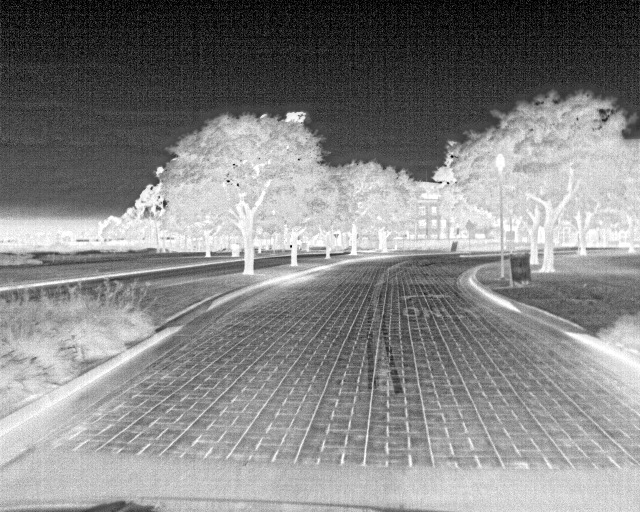
#> input picture Sesiones/Sesion9/images/Img1.jpg, 640 x 512 px
$ jupyter execute Sesion9-1.ipynb   (shell and % lines are left out)
#> lines starting #> are read from the running program, lines starting #| are printed output that depends on the picture
[](https://github.com/semilleroCV/Hands-on-Computer-Vision/tree/main/Sesiones/Sesion9)

[cell 1]
#@title **load required libraries**
import cv2
import numpy as np
import matplotlib.pyplot as plt

[cell 2]
#@title clone our repo to get data 'locally'
%cd Hands-on-Computer-Vision
%cd Sesiones/Sesion9/

# <font color="EB9A54"><center> **Hands-On Sesión 9: Black Bodies 📚🌡️** </center></font>

## <font color='#4C5FDA'> **Contenido**</font>

[**1. Ley de Stefan-Boltzmann**](#tema1)

[**2. Ley de Planck**](#tema2)

[**3. Ley de Desplazamiento de Wein**](#tema3)

[**4. Ley de Kirchoff para la emisividad**](#tema4)

[**5. Introducción a las imágenes térmicas**](#tema5)

# <font color="4C5FDA"> **Ley de Stefan-Boltzmann** </font><a name="tema1"></a>

Cuando hablamos de radiación no podemos omitir la ley de Stefan-Boltzmann, la cual nos describe la cantidad total de radiancia espectral por unidad de superficie de un **cuerpo negro** por unidad de tiempo.

La ley de Stefan-Boltzmann se expresa como:
$$
I = \sigma T^4
$$

Donde $I$ representa la radiancia espectral, $\sigma$ es la constante de Stefan-Boltzmann y por ultimo $T$ que representa la temperatura absoluta medida en grados Kelvin.

[cell 3]
from scipy.constants import sigma as stefan_boltzmann  # Constante de Stefan-Boltzmann
print(f"Constante de Stefan-Boltzmann (σ): {stefan_boltzmann} W/(m²·K⁴)")

[cell 4]
# Calcula la cantidad total de radiancia espectral por unidad de superficie de un cuerpo negro por unidad de tiempo.

ley_stefan_boltmann = lambda T: stefan_boltzmann * T**4 # unidades: (W/m^2)

[cell 5]
temperatura = np.linspace(0, 1500, 500) # unidades: kelvin

# print(temperatura)

intensidad_espectral = ley_stefan_boltmann(temperatura)

# Graficar
plt.figure(figsize=(10, 6))
plt.plot(temperatura, intensidad_espectral, label='Radiancia espectral vs temperatura')

plt.title('Radiancia espectral vs temperatura')
plt.xlabel('Temperatura (K)')
plt.ylabel('Radiancia espectral (W/m²)')
plt.grid(True)
plt.legend()
plt.show()
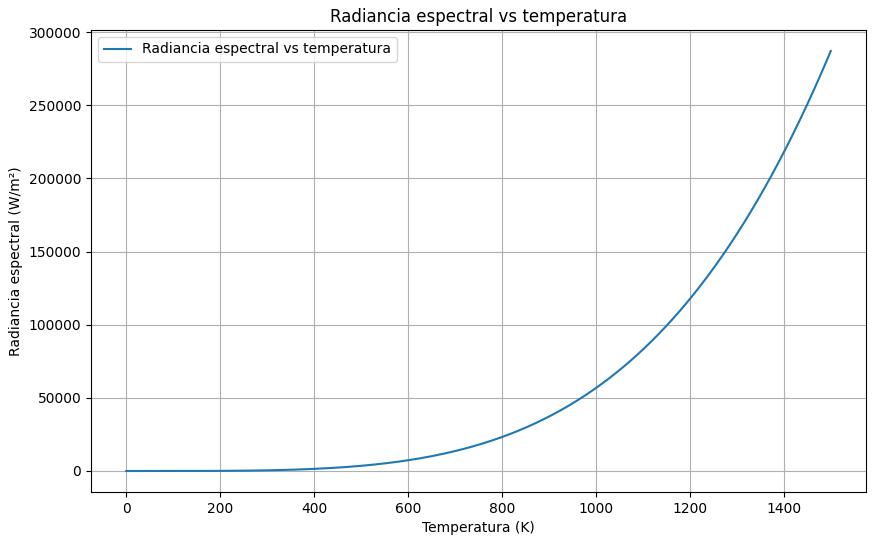
#> figure drawn by matplotlib, 1 panel; curve peaks at x = 1500, y = 287062.7

## <font color="#016008"> **Pasos para obtener la constante de Stefan-Boltzmann** </font>

1. **Integrar la función de Planck**: A la hora de integrar la función debemos hacerlo respecto a la longitud de onda y a lo largo de todo el espectro electromagnetico (De cero a infinito).

$$ I = \int_0^\infty \frac{2h{c}^2}{{\lambda}^5(e^{\frac{hc}{\lambda {k_B} T}}-1)} d\lambda $$

Donde:

- $h$ es la constante de Planck.
- $λ$ es la longitud de onda.
- $c$ es la velocidad de la luz en el vacío.
- $k_B$ es la constante de Boltzmann (es diferente a la constante de Stefan-Boltzmann).
- T es la temperatura del cuerpo negro.

2. **Utilizar la sustitución $ u = \frac{{hc}}{{\lambda k_BT}} $.** La integral que obtenemos a partir de esta sustitución es la siguiente:
$$ I = \frac{2 (k_B T)^4}{h^3c^2} \int_0^\infty \frac{u^3}{e^u -1} du $$

3. **Usar el hecho de que $\int_0^\infty \frac{u^3}{e^u -1} du = \frac{\pi^4}{15}$** (ya alguien lo hizo antes). Si utilizamos el hecho anterior obtendriamos que la potencia irradiada por unidad de area seria la siguiente:
$$ I = \frac{2 (k_B)^4}{h^3c^2} \cdot T^4 \cdot \frac{\pi^4}{15} = \frac{2 (k_B \pi)^4}{15h^3c^2} \cdot T^4 = \sigma T^4$$
Probando así la Ley de Stephan-Boltzmann.

# <font color="4C5FDA"> **Ley de Planck** </font><a name="tema2"></a>
La Ley de Planck describe cómo la cantidad de radiación electromagnética emitida por un cuerpo negro varía con la longitud de onda a una temperatura dada. Se expresa como:

$$ B(\lambda, T) = \frac{2hc^2}{\lambda^5} \cdot \frac{1}{e^{\frac{hc}{\lambda k_B T}} - 1} $$

Donde:

- B(λ,T) es la radiancia espectral a una longitud de onda λ y temperatura T.
- $h$ es la constante de Planck.
- $λ$ es la longitud de onda de la radiación.
- $c$ es la velocidad de la luz en el vacío.
- $k_B$ es la constante de Boltzmann (es diferente a la constante de Stefan-Boltzmann).
- T es la temperatura del cuerpo negro.

[cell 6]
from scipy.constants import h, c, k

# h: Constante de Planck
# c: Velocidad de la luz en el vacío
# k: Constante de Boltzmann

print(f"Constante de Planck (h): {h} J·s")
print(f"Velocidad de la luz (c): {c} m/s")
print(f"Constante de Boltzmann (k): {k} J/K")

[cell 7]
def ley_planck(longitudOnda, temperatura:float):
    """
    Calcula la densidad espectral de energía de la radiación de cuerpo negro
    según la Ley de Planck.

    :param longitudOnda: Longitud de onda en metros.
    :param temperatura: Temperatura absoluta en Kelvin.
    :return: Densidad espectral de energía (W/m² m).
    """

    exponent = (h * c) / (longitudOnda * k * temperatura)

    return (2 * h * c**2) / (longitudOnda**5) * (1 / (np.exp(exponent) - 1))

[cell 8]
# Crear un array de longitudes de onda desde 100 nm hasta 2000 nm
longitudOnda = np.linspace(100e-9, 2000e-9, 200)  # en metros

# Temperatura constante (por ejemplo, similar a la del sol)
temperatura = 5800  # en Kelvin

# Calcular la intensidad para cada longitud de onda
intensidad = ley_planck(longitudOnda, temperatura)

# Graficar la Ley de Planck para una temperatura constante
plt.figure(figsize=(10, 6))
# Se multiplica por 1e9 para convertir la longitud de onda a nm
plt.plot(longitudOnda * 1e9, intensidad, label=f'T={temperatura} K')
plt.title('Ley de Planck para diferentes longitudes de onda a temperatura constante')
plt.xlabel('Longitud de onda (nm)')
plt.ylabel('Radiancia espectral [W/(m²·nm)]')
plt.legend()
plt.grid(True)
plt.show()
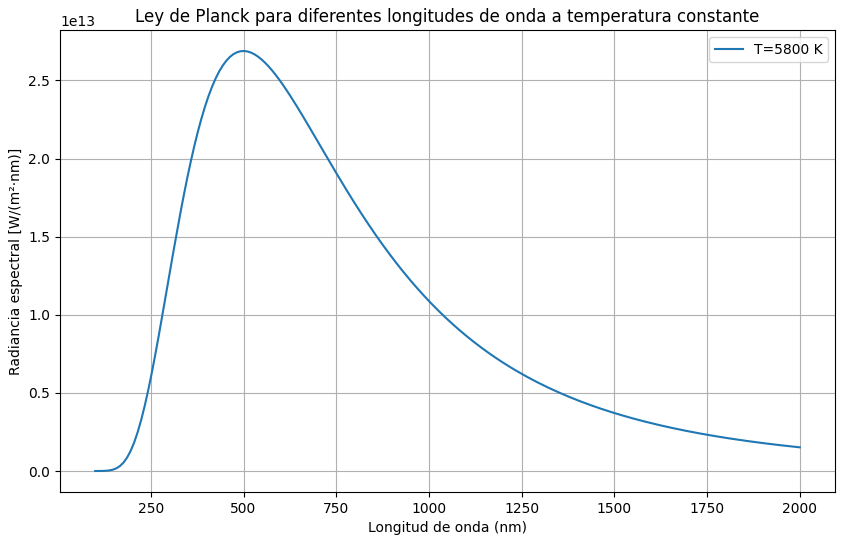
#> figure drawn by matplotlib, 1 panel; curve peaks at x = 501, y = 2.69e+13

## <font color='#ECA702'>**<font color="#FF0000">R</font><font color="#FF7F00">e</font><font color="#FFFF00">t</font><font color="#00FF00">o</font> #<font color="#0000FF">1</font>** 💪</font>

Cambia las longitudes de onda y temperaturas como gustes. ¿Qué pasa con las intensidades en el espectro visible a bajas temperaturas?

**Nota**: Asuma que el espectro visible va desde 350nm hasta 750nm.

[cell 9]
# Crear un array de longitudes de onda
longitudOnda = np.linspace(350e-9, 750e-9, 200) # en metros

# Crear un array de temperaturas
temperatura = np.linspace(500, 3000, 10) # en Kelvin

plt.figure(figsize=(10, 6))
plt.title('Ley de Planck para diferentes longitudes de onda en varias temperaturas constantes')
plt.xlabel('Longitud de onda (nm)')
plt.ylabel('Radiancia espectral [W/(m²·nm)]')
plt.grid(True)

for t in temperatura:
  # Calcular la intensidad para cada longitud de onda
  intensidad = ley_planck(longitudOnda,t)
  plt.plot(longitudOnda * 1e9, intensidad, label= f'T={t:.2f} K')

plt.legend()
plt.show()
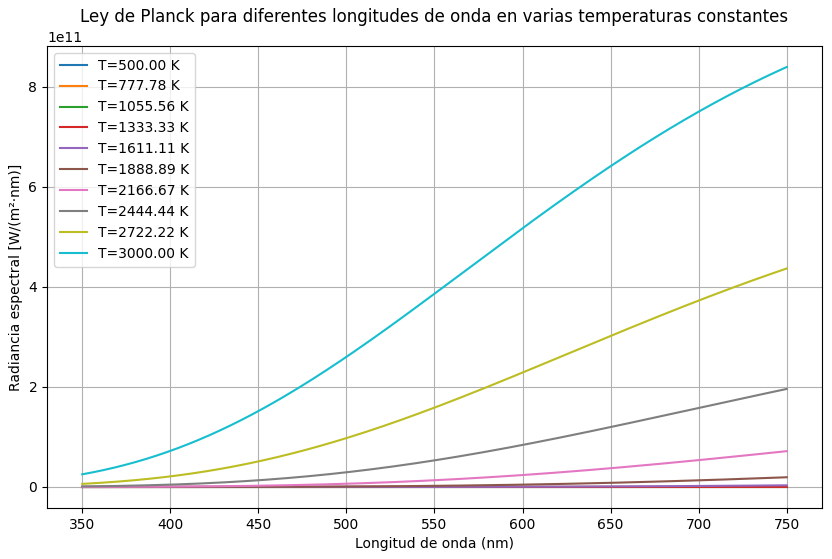
#> figure drawn by matplotlib, 1 panel; curve peaks at x = 750, y = 0.0109; curve peaks at x = 750, y = 9746.7; curve peaks at x = 750, y = 6423073.7

# <font color="4C5FDA"> **Ley de Desplazamiento de Wein** </font><a name="tema3"></a>

La ley de Wein describe la relación entre la temperatura de un cuerpo negro y la longitud de onda donde este emite su máxima radiación.

La ley de Wein se describe de la siguiente manera:
$$ \lambda_{max} = \frac{b}{T} $$
Donde $\lambda_{max}$ es la longitud de onda donde el cuerpo negro emite su máxima radiación, $b$ es la constante de Wein y $T$ es la temperatura absoluta en grados Kelvin.

[cell 10]
from scipy.constants import Wien as b
print(f"Constante de Wien: {b} m·K")

[cell 11]
ley_wein = lambda T: b / T # Calcula la longitud de onda donde se presenta la máxima intensidad espectral

## <font color='#ECA702'>**<font color="#FF0000">R</font><font color="#FF7F00">e</font><font color="#FFFF00">t</font><font color="#00FF00">o</font> #<font color="#0000FF">2</font>** 💪</font>

Cambie las longitudes de onda y las temperaturas a placer. Esta vez, con la intensión de probar la ley de Wien.

**Nota**: Para hacer esto debemos guardar la intensidad maxima en un vector, y luego usando la función inmediatamente anterior para generar los valores de lambda donde se encuentran.

[cell 12]
# Crear un array de longitudes de onda
longitudOnda = np.linspace(350e-9, 1500e-9, 200) # en metros

# Crear un array de temperaturas
temperatura = np.linspace(2000, 4000, 15)  # en Kelvin

# Vector que guardará los maximos de intensidad
max_intensidad = []

plt.figure(figsize=(10, 6))
plt.title('Ley de Planck para diferentes longitudes de onda en varias temperaturas constantes')
plt.xlabel('Longitud de onda (nm)')
plt.ylabel('Irradiancia [W/(m²·nm)]')
plt.grid(True)

for t in temperatura:
  # Calcular la intensidad para cada longitud de onda
  intensidad = ley_planck(longitudOnda, t)
  max_intensidad.append(intensidad.max()) #Guardar los máximos de intensidad
  plt.plot(longitudOnda*1e9, intensidad, label= f'T={t:.2f} K')

lambda_max = ley_wein(temperatura)
plt.plot(lambda_max*1e9, max_intensidad, label= f'Ley de Wein', marker='o')
plt.legend()
plt.show()
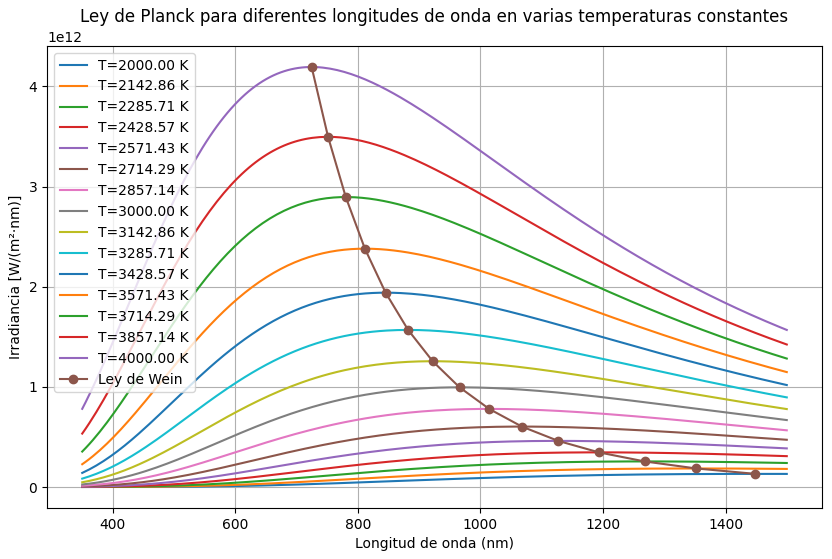
#> figure drawn by matplotlib, 1 panel; curve peaks at x = 1448, y = 1.31e+11; curve peaks at x = 1349.7, y = 1.85e+11; curve peaks at x = 1268.8, y = 2.56e+11

## <font color="#016008"> **Pasos para derivar la Ley de Wien** </font>

1. **Maximizar la función de Planck**:
   Para encontrar el pico de la función de Planck $ B(\lambda, T) = \frac{2hc^2}{\lambda^5} \cdot \frac{1}{e^{\frac{hc}{\lambda k_B T}} - 1} $, derivamos $ B(\lambda, T) $ con respecto a $ \lambda $ y luego igualamos a cero para encontrar los puntos críticos.

2. **Derivada de la función de Planck**:
   La derivada de la función de Planck con respecto a $ \lambda $ es complicada, pero al realizar la derivación y simplificación obtenemos:

   $$ \frac{dB(\lambda, T)}{d\lambda} = \frac{2hc^2}{\lambda^6} \left( \frac{ \frac{hc}{\lambda k_B T}e^{\frac{hc}{\lambda k_B T}}-5(e^{\frac{hc}{\lambda k_B T}}-1)}{(e^{\frac{hc}{\lambda k_B T}}-1)^2}\right)  $$

3. **Igualar la derivada a cero para encontrar el máximo**:
   Al igual la derivada a cero obtenemos la siguiente expresión:

   $$ \frac{hc}{\lambda k_BT} \cdot \frac{e^{\frac{hc}{\lambda k_BT}}}{e^{\frac{hc}{\lambda k_BT}}-1} - 5 = 0 $$

4. **Realizamos un cambio de variable y resolvemos numericamente la ecuación**:
   A modo de poder resolver la ecuación de manera numerica realizamos un cambio de varaible $ u = \frac{hc}{\lambda k_B T}$ obteniendo así la siguiente expresión:

   $$ u \cdot \frac{e^u}{e^u-1} - 5 = 0 $$

   Alguien ya lo hizo antes y le dió u = 4.9651

5. **Nos devolvemos**:
   Una vez obtenido el valor de $u$ despejamos $\lambda$ que en este caso serían $\lambda_{max} $ y con eso obtendriamos la siguiente expresión.
   $$\lambda_{max}  = \frac{hc}{k_BTu} = \frac{2897.8}{T} \mu m K$$

  Probando así la Ley de Wein.

# <font color="4C5FDA"> **Ley de Kirchoff para la emisividad** </font><a name="tema4"></a>

La Ley de Kirchoff establece que la **emisividad** de un material a cierta temperatura y en cierta **longitud de onda $\lambda$** será igual a la **absorptividad** de este cuando se encuentre en equilibrio térmico.
$$ \epsilon(\lambda, T) = \alpha(\lambda, T)$$
La **emisividad $\epsilon$** es la radiación emitida por una superficie comparada con la radiación emitida por un cuerpo negro. La **absorptividad $\alpha$** es la radiación absorbida por una superficie comparada con la radiación absorbida por un cuerpo negro. Cabe aclarar que los cuerpos de la vida real no solo **absorben** y **emiten** radiación; algunos también la **transmiten**, como es el caso de materiales transparentes.

<p align="center">


</p>

En cambio, los vidrios **transmiten** muy poca radiación en el infrarrojo porque la **absorben**, **emitiendo** así muy poca radiación (por eso las gafas se ven 'oscuras').

# <font color="4C5FDA"> **Introducción a las imágenes térmicas** </font><a name="tema5"></a>

- Todos los objetos emiten radiación termica.
- Una cámara infrarroja detecta y captura la energía infrarroja de los objetos. La cámara convierte la energía infrarroja en una imagen visible y detecta el calor de la superficie que observa.

## **¿Qué es una imagen infrarroja o termica?**
Una imagen infrarroja es una imagen que se formó captando luz que poseía una longitud de onda entre [760 nm - 1.000.000 nm].

<div align=center></div>

## **¿Qué es NIR, SWIR, MWIR, LWIR, y FIR?**
- **NIR (Near Infrared)** Luz que posee una longitud de onda entre 780 nm - 1000 nm.

- **SWIR (Short Wave Infrared)** Luz que posee una longitud de onda entre 1000 nm - 3000 nm.

- **MWIR (Mid Wave Infrared)** Luz que posee una longitud de onda entre 3000 nm - 8000 nm.

- **LWIR (Long Wave Infrared)** Luz que posee una longitud de onda entre 8000 nm - 14000 nm.

- **FIR (Far Infrared)** Luz que posee una longitud de onda entre 14000 nm - 1.000.000 nm.

## <font color='#ECA702'>**<font color="#FF0000">R</font><font color="#FF7F00">e</font><font color="#FFFF00">t</font><font color="#00FF00">o</font> #<font color="#0000FF">3</font>** 💪</font>

Carga la imagen infrarroja que quieras o usa una de las disponibles y saca tus conclusiones.

[cell 13]
gray_image = cv2.imread("images/Img1.jpg", cv2.IMREAD_GRAYSCALE)
#> gray_image is the input picture: shape (512, 640); min 0, max 255, mean 133.6

[cell 14]
plt.imshow(gray_image, cmap='gray')
plt.show()

Las imágenes térmicas son medidas fuera del espectro visible por lo tanto, si queremos representarlas tenemos que 'colorearlas'.

[cell 15]
plt.figure(figsize=(15, 5))

plt.subplot(141)
plt.imshow(gray_image, cmap='gray')
plt.title('Grayscale')
plt.axis('off')

plt.subplot(142)
plt.imshow(gray_image, cmap='jet')
plt.title('Jet Colormap')
plt.axis('off')

plt.subplot(143)
plt.imshow(gray_image, cmap='viridis')
plt.title('Viridis Colormap')
plt.axis('off')

plt.subplot(144)
plt.imshow(gray_image, cmap='inferno')
plt.title('Inferno Colormap')
plt.axis('off')

plt.show()
